Frame 1 (no input): blank canvas, image omitted
Frame 60 (no input): blank canvas, image omitted
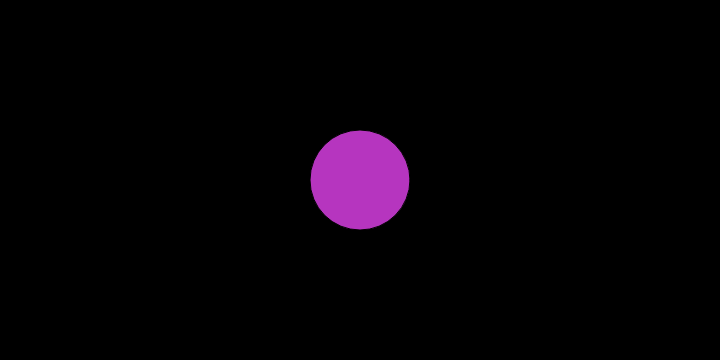
Frame 120 (the mouse pressed at the canvas centre since frame 60)

The p5.js sketch whose frames 1 and 60 were blank and that drew this single picture after the mouse press (run headless with seeded random() and noise() and a simulated clock; from frame 60 on, the mouse is pressed at the canvas centre):

// p5.js sketch
// ── sketch.js
var r = 0, g = 0, b = 0;
var x = [];
var y = [];
function setup() {
    createCanvas(720, 360);
}
function draw() {
    background("black");
    
    fill(r, g, b);
    
    for (var i = 0; i < x.length; i++) {
        ellipse(x[i], y[i], 100, 100);
    }
}
function mousePressed() {
    r = random(0, 255);
    g = random(0, 255);
    b = random(0, 255);
    
    x.push(mouseX);
    y.push(mouseY);
}
